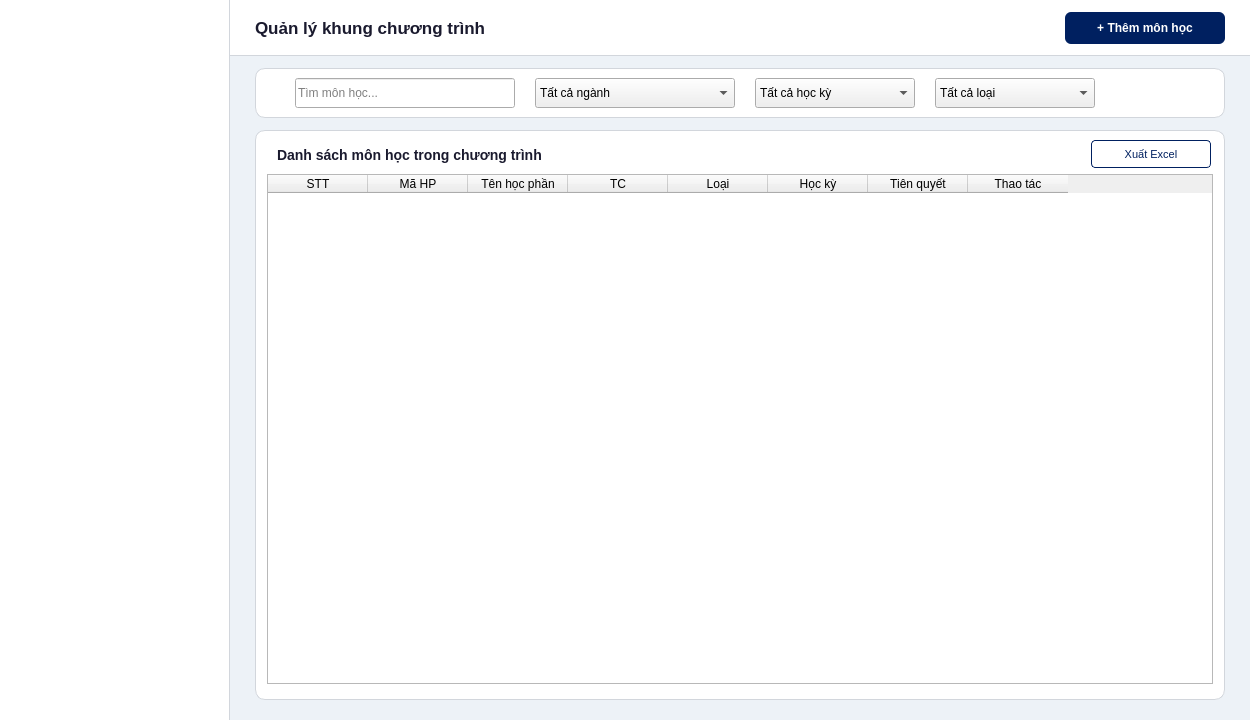
<?xml version="1.0" encoding="UTF-8"?>
<ui version="4.0">
 <class>AdminCurriculum</class>
 <widget class="QWidget" name="AdminCurriculum">
  <property name="geometry"><rect><x>0</x><y>0</y><width>1250</width><height>720</height></rect></property>
  <property name="minimumSize"><size><width>1250</width><height>720</height></size></property>
  <property name="windowTitle"><string>EAUT - Khung chuong trinh</string></property>
  <property name="styleSheet"><string notr="true">QWidget#AdminCurriculum { background: #edf2f7; }</string></property>

  <!-- SIDEBAR (bo qua boi Python) -->
  <widget class="QFrame" name="sidebar">
   <property name="geometry"><rect><x>0</x><y>0</y><width>230</width><height>720</height></rect></property>
   <property name="styleSheet"><string notr="true">QFrame#sidebar { background: #ffffff; border-right: 1px solid #d2d6dc; }</string></property>
   <property name="frameShape"><enum>QFrame::NoFrame</enum></property>
  </widget>

  <!-- CONTENT -->
  <widget class="QFrame" name="contentArea">
   <property name="geometry"><rect><x>230</x><y>0</y><width>1020</width><height>720</height></rect></property>
   <property name="styleSheet"><string notr="true">QFrame#contentArea { background: #edf2f7; border: none; }</string></property>
   <property name="frameShape"><enum>QFrame::NoFrame</enum></property>

   <!-- Header -->
   <widget class="QFrame" name="headerBar">
    <property name="geometry"><rect><x>0</x><y>0</y><width>1020</width><height>56</height></rect></property>
    <property name="styleSheet"><string notr="true">QFrame#headerBar { background: white; border-bottom: 1px solid #d2d6dc; }</string></property>
    <property name="frameShape"><enum>QFrame::NoFrame</enum></property>
    <widget class="QLabel" name="lblPageTitle">
     <property name="geometry"><rect><x>25</x><y>0</y><width>350</width><height>56</height></rect></property>
     <property name="styleSheet"><string notr="true">color: #1a1a2e; font-size: 17px; font-weight: bold; background: transparent;</string></property>
     <property name="text"><string>Quản lý khung chương trình</string></property>
     <property name="alignment"><set>Qt::AlignLeft|Qt::AlignVCenter</set></property>
    </widget>
    <widget class="QPushButton" name="btnAddCurr">
     <property name="geometry"><rect><x>835</x><y>12</y><width>160</width><height>32</height></rect></property>
     <property name="styleSheet"><string notr="true">QPushButton { background: #002060; color: white; border: none; border-radius: 6px; padding: 0 14px; font-size: 12px; font-weight: bold; } QPushButton:hover { background: #001545; }</string></property>
     <property name="text"><string>+ Thêm môn học</string></property>
     <property name="cursor"><cursorShape>PointingHandCursor</cursorShape></property>
    </widget>
   </widget>

   <!-- Filter Bar -->
   <widget class="QFrame" name="filterBar">
    <property name="geometry"><rect><x>25</x><y>68</y><width>970</width><height>50</height></rect></property>
    <property name="styleSheet"><string notr="true">QFrame#filterBar { background: white; border: 1px solid #d2d6dc; border-radius: 10px; }</string></property>
    <property name="frameShape"><enum>QFrame::NoFrame</enum></property>
    <widget class="QLabel" name="iconSearchCurr">
     <property name="geometry"><rect><x>18</x><y>16</y><width>18</width><height>18</height></rect></property>
     <property name="styleSheet"><string notr="true">background: transparent;</string></property>
     <property name="text"><string/></property>
     <property name="scaledContents"><bool>true</bool></property>
    </widget>
    <widget class="QLineEdit" name="txtSearchCurr">
     <property name="geometry"><rect><x>40</x><y>10</y><width>220</width><height>30</height></rect></property>
     <property name="placeholderText"><string>Tìm môn học...</string></property>
    </widget>
    <widget name="cboNganh" class="QComboBox">
     <property name="geometry"><rect><x>280</x><y>10</y><width>200</width><height>30</height></rect></property>
     <item><property name="text"><string>Tất cả ngành</string></property></item>
     <item><property name="text"><string>Công nghệ thông tin</string></property></item>
     <item><property name="text"><string>Kỹ thuật phần mềm</string></property></item>
     <item><property name="text"><string>Hệ thống thông tin</string></property></item>
    </widget>
    <widget name="cboHocKy" class="QComboBox">
     <property name="geometry"><rect><x>500</x><y>10</y><width>160</width><height>30</height></rect></property>
     <item><property name="text"><string>Tất cả học kỳ</string></property></item>
     <item><property name="text"><string>Học kỳ 1</string></property></item>
     <item><property name="text"><string>Học kỳ 2</string></property></item>
     <item><property name="text"><string>Học kỳ 3</string></property></item>
     <item><property name="text"><string>Học kỳ 4</string></property></item>
     <item><property name="text"><string>Học kỳ 5</string></property></item>
     <item><property name="text"><string>Học kỳ 6</string></property></item>
     <item><property name="text"><string>Học kỳ 7</string></property></item>
     <item><property name="text"><string>Học kỳ 8</string></property></item>
    </widget>
    <widget name="cboLoai" class="QComboBox">
     <property name="geometry"><rect><x>680</x><y>10</y><width>160</width><height>30</height></rect></property>
     <item><property name="text"><string>Tất cả loại</string></property></item>
     <item><property name="text"><string>Cơ bản</string></property></item>
     <item><property name="text"><string>Nâng cao</string></property></item>
     <item><property name="text"><string>Định hướng</string></property></item>
    </widget>
   </widget>

   <!-- Curriculum Table -->
   <widget class="QFrame" name="currFrame">
    <property name="geometry"><rect><x>25</x><y>130</y><width>970</width><height>570</height></rect></property>
    <property name="styleSheet"><string notr="true">QFrame#currFrame { background: white; border: 1px solid #d2d6dc; border-radius: 10px; }</string></property>
    <property name="frameShape"><enum>QFrame::NoFrame</enum></property>

    <widget class="QLabel" name="lblCurrTitle">
     <property name="geometry"><rect><x>22</x><y>14</y><width>400</width><height>22</height></rect></property>
     <property name="styleSheet"><string notr="true">color: #1a1a2e; font-size: 14px; font-weight: bold; background: transparent;</string></property>
     <property name="text"><string>Danh sách môn học trong chương trình</string></property>
    </widget>

    <widget class="QPushButton" name="btnExportCurr">
     <property name="geometry"><rect><x>836</x><y>10</y><width>120</width><height>28</height></rect></property>
     <property name="styleSheet"><string notr="true">QPushButton { background: white; color: #002060; border: 1px solid #002060; border-radius: 4px; padding: 4px 12px; font-size: 11px; } QPushButton:hover { background: #002060; color: white; }</string></property>
     <property name="text"><string>Xuất Excel</string></property>
     <property name="cursor"><cursorShape>PointingHandCursor</cursorShape></property>
    </widget>

    <widget class="QTableWidget" name="tblCurriculum">
     <property name="geometry"><rect><x>12</x><y>44</y><width>946</width><height>510</height></rect></property>
     <property name="alternatingRowColors"><bool>true</bool></property>
     <property name="selectionBehavior"><enum>QAbstractItemView::SelectRows</enum></property>
     <property name="editTriggers"><set>QAbstractItemView::NoEditTriggers</set></property>
     <property name="showGrid"><bool>false</bool></property>
     <property name="columnCount"><number>8</number></property>
     <column><property name="text"><string>STT</string></property></column>
     <column><property name="text"><string>Mã HP</string></property></column>
     <column><property name="text"><string>Tên học phần</string></property></column>
     <column><property name="text"><string>TC</string></property></column>
     <column><property name="text"><string>Loại</string></property></column>
     <column><property name="text"><string>Học kỳ</string></property></column>
     <column><property name="text"><string>Tiên quyết</string></property></column>
     <column><property name="text"><string>Thao tác</string></property></column>
    </widget>
   </widget>

  </widget>
 </widget>
 <resources/>
 <connections/>
</ui>
